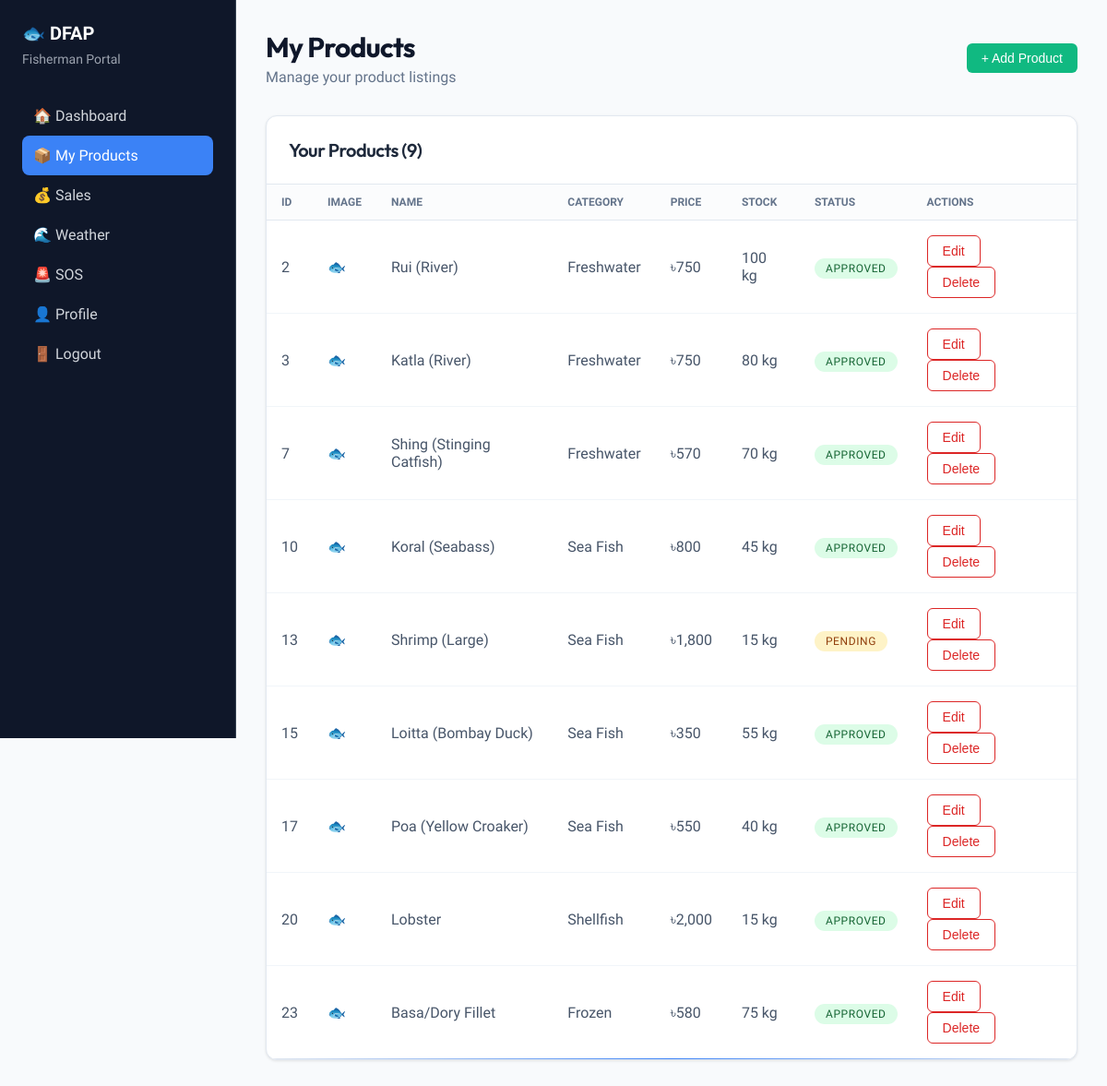
The page /views/User/upload-product.php (signed in) on the database its author committed.
### tables this page shows
CREATE TABLE IF NOT EXISTS products (
    product_id INT PRIMARY KEY AUTO_INCREMENT,
    name VARCHAR(255) NOT NULL,
    description TEXT,
    price DECIMAL(10,2) NOT NULL,
    category ENUM('Freshwater', 'Sea Fish', 'Shellfish', 'Dried Fish', 'Frozen') NOT NULL,
    image VARCHAR(255) DEFAULT '🐟',
    stock_quantity INT DEFAULT 0,
    unit VARCHAR(50) DEFAULT 'kg',
    seller_id INT,
    is_active BOOLEAN DEFAULT TRUE,
    approval_status ENUM('pending', 'approved', 'rejected') DEFAULT 'pending',
    created_at TIMESTAMP DEFAULT CURRENT_TIMESTAMP,
    updated_at TIMESTAMP DEFAULT CURRENT_TIMESTAMP ON UPDATE CURRENT_TIMESTAMP,
    FOREIGN KEY (seller_id) REFERENCES users(user_id) ON DELETE SET NULL,
    INDEX idx_category (category),
    INDEX idx_active (is_active),
    INDEX idx_seller (seller_id),
    INDEX idx_approval (approval_status)
);

### models/database.php (called while the page is built, shortened)
<?php
class Database {
    private static $instance = null;
    private $pdo;
    private function __construct() {
        $host = 'localhost';
        $dbname = 'dfap_db';
        $username = 'root';
        $password = '';
        try {
            $this->pdo = new PDO(
                "mysql:host=$host;dbname=$dbname;charset=utf8mb4",
                $username,
                $password,
                [
                    PDO::ATTR_ERRMODE => PDO::ERRMODE_EXCEPTION,
                    PDO::ATTR_DEFAULT_FETCH_MODE => PDO::FETCH_ASSOC,
                    PDO::ATTR_EMULATE_PREPARES => false,
                ]
            );
        } catch (PDOException $e) {
            die("Database connection failed: " . $e->getMessage());
        }
    }
    public static function getInstance() {
        if (self::$instance === null) {
            self::$instance = new self();
        }
        return self::$instance;
    }
    public function getConnection() {
        return $this->pdo;
    }
}
function getDB() {
    return Database::getInstance()->getConnection();
}
?>

### models/Product.php (called while the page is built, shortened)
<?php
require_once 'database.php';
class Product {
    private $pdo;
    public function __construct() {
        try {
            $this->pdo = getDB();
        } catch (Exception $e) {
            $this->pdo = null;
        }
    }
    public function getBySeller($sellerId) {
        try {
            $stmt = $this->pdo->prepare("SELECT * FROM products WHERE seller_id = ? ORDER BY created_at DESC");
            $stmt->execute([$sellerId]);
            return $stmt->fetchAll();
        } catch (PDOException $e) {
            return [];
        }
    }
}
?>

### views/User/upload-product.php (the view, shortened to what this page needs)
<?php
try {
    require_once '../../models/Product.php';
    $productModel = new Product();
    $products = $productModel->getBySeller($_SESSION['user_id']);
} catch (Exception $e) {
    $products = [];
}
?>
<!DOCTYPE html>
<html lang="en">
<head>
    <link rel="stylesheet" href="Css/style.css">
    <link rel="stylesheet" href="Css/dashboard.css">
</head>
<body>
    <div class="sidebar">
        <div class="sidebar-header">
            <div class="sidebar-logo">🐟 DFAP</div>
            <div class="sidebar-subtitle"><?php echo ucfirst($_SESSION['role']); ?> Portal</div>
        </div>
        <nav class="sidebar-nav">
            <a href="<?php echo $_SESSION['role']; ?>.php" class="nav-item">🏠 Dashboard</a>
            <a href="upload-product.php" class="nav-item active">📦 My Products</a>
            <?php if ($_SESSION['role'] == 'farmer'): ?>
                <a href="#" class="nav-item">📊 Sensors</a>
                <a href="#" class="nav-item">🐟 Products</a>
                <a href="#" class="nav-item">👨‍🔬 Expert Advice</a>
                <a href="#" class="nav-item">📜 Grants</a>
            <?php else: ?>
                <a href="#" class="nav-item">💰 Sales</a>
                <a href="#" class="nav-item">🌊 Weather</a>
                <a href="#" class="nav-item">🚨 SOS</a>
            <?php endif; ?>
            <a href="../profile.php" class="nav-item">👤 Profile</a>
            <a href="../../?logout=1" class="nav-item">🚪 Logout</a>
        </nav>
    </div>
    <div class="main-content">
        <div class="dashboard-header">
            <div>
                <h1 class="dashboard-title">My Products</h1>
                <p class="dashboard-subtitle">Manage your product listings</p>
            </div>
            <button class="btn-primary" onclick="showAddForm()">+ Add Product</button>
        </div>
        <div class="data-table">
            <div class="table-header">
                <h2 class="table-title">Your Products (<?php echo count($products); ?>)</h2>
            </div>
            <div class="table-content">
                <table>
                    <thead>
                        <tr>
                            <th>ID</th>
                            <th>Image</th>
                            <th>Name</th>
                            <th>Category</th>
                            <th>Price</th>
                            <th>Stock</th>
                            <th>Status</th>
                            <th class="text-right">Actions</th>
                        </tr>
                    </thead>
                    <tbody>
                        <?php foreach ($products as $product): ?>
                        <tr>
                            <td><?php echo $product['product_id']; ?></td>
                            <td><?php echo $product['image']; ?></td>
                            <td><?php echo htmlspecialchars($product['name']); ?></td>
                            <td><?php echo htmlspecialchars($product['category']); ?></td>
                            <td>৳<?php echo number_format($product['price'], 0); ?></td>
                            <td><?php echo $product['stock_quantity'] ?? 0; ?> <?php echo htmlspecialchars($product['unit'] ?? 'kg'); ?></td>
                            <td><span class="status-badge <?php
                                $status = $product['approval_status'] ?? 'pending';
                                echo $status === 'approved' ? 'approved' : ($status === 'pending' ? 'pending' : 'rejected');
                            ?>"><?php echo ucfirst($status); ?></span></td>
                            <td class="text-right">
                                <button class="btn-outline" onclick="editProduct(<?php echo $product['product_id']; ?>)">Edit</button>
                                <form method="post" style="display:inline;">
                                    <button type="submit" name="delete_product" class="btn-outline" onclick="return confirm('Delete this product?')">Delete</button>
                                </form>
                            </td>
                        </tr>
                        <?php endforeach; ?>
                    </tbody>
                </table>
            </div>
        </div>
    </div>
</body>
</html>

### views/User/Css/style.css (style rules this page uses)
:root { --font-display: 'Outfit', sans-serif; --font-body: 'Plus Jakarta Sans', sans-serif; --background: hsl(210, 40%, 98%); --foreground: hsl(222, 47%, 11%); --primary: hsl(215, 85%, 45%); --primary-foreground: hsl(210, 40%, 98%); --secondary: hsl(210, 60%, 94%); --muted: hsl(210, 20%, 96%); --muted-foreground: hsl(215, 16%, 47%); --accent: hsl(15, 85%, 55%); --destructive: hsl(0, 84%, 60%); --border: hsl(214, 32%, 91%); --card: hsl(0, 0%, 100%); --radius: 0.75rem; }
* { margin: 0; padding: 0; box-sizing: border-box; }
body { font-family: var(--font-body); min-height: 100vh; background: var(--background); color: var(--foreground); -webkit-font-smoothing: antialiased; }
h1, h2, h3, h4, h5, h6 { font-family: var(--font-display); letter-spacing: -0.025em; }
.sidebar { position: fixed; left: 0; top: 0; height: 100vh; width: 16rem; background: hsl(222, 47%, 11%); border-right: 1px solid #374151; padding: 1.5rem; z-index: 10; color: white; }
.sidebar-header { margin-bottom: 2rem; }
.sidebar-logo { font-size: 1.25rem; font-weight: bold; color: white; margin-bottom: 0.5rem; }
.sidebar-subtitle { font-size: 0.875rem; color: #9ca3af; }
.sidebar-nav { space-y: 0.5rem; }
.nav-item { display: block; padding: 0.75rem; border-radius: 0.5rem; color: #d1d5db; text-decoration: none; transition: background 0.2s; }
.nav-item.active { background: #3b82f6; color: white; }
.main-content { margin-left: 16rem; padding: 2rem; background: hsl(var(--background)); min-height: 100vh; }
.dashboard-header { display: flex; justify-content: space-between; align-items: center; margin-bottom: 2rem; }
.dashboard-title { font-size: 1.875rem; font-weight: bold; color: #0f172a; margin-bottom: 0.25rem; }
.dashboard-subtitle { color: #64748b; }
.status-badge { padding: 0.25rem 0.75rem; border-radius: 9999px; font-size: 0.75rem; font-weight: 500; text-transform: uppercase; letter-spacing: 0.05em; }
.status-badge.approved { background: #dcfce7; color: #166534; }
.status-badge.pending { background: #fef3c7; color: #92400e; }
.data-table { background: white; border-radius: 0.75rem; box-shadow: 0 1px 3px 0 rgba(0, 0, 0, 0.1); border: 1px solid #e2e8f0; overflow: hidden; }
.table-header { padding: 1.5rem; border-bottom: 1px solid #e2e8f0; }
.table-title { font-size: 1.25rem; font-weight: 600; color: #1e293b; }
.table-content { overflow-x: auto; }
table { width: 100%; border-collapse: collapse; }
thead { background: rgba(248, 250, 252, 0.5); }
th { padding: 0.75rem 1rem; text-align: left; font-size: 0.75rem; font-weight: 600; color: #64748b; text-transform: uppercase; border-bottom: 1px solid #e2e8f0; }
td { padding: 1rem; border-bottom: 1px solid #f1f5f9; color: #475569; }
.btn-outline { padding: 0.5rem 1rem; border: 1px solid #dc2626; color: #dc2626; background: transparent; border-radius: 0.375rem; font-size: 0.875rem; cursor: pointer; transition: background 0.2s; margin-right: 0.5rem; }
.btn-primary { padding: 0.5rem 1rem; background: #10b981; color: white; border: none; border-radius: 0.375rem; font-size: 0.875rem; cursor: pointer; transition: background 0.2s; }

### views/User/Css/dashboard.css (style rules this page uses)
.sidebar { transition: transform 0.3s ease; }
.data-table { position: relative; }
.data-table::after { content: ''; position: absolute; bottom: 0; left: 0; right: 0; height: 1px; background: linear-gradient(90deg, #e2e8f0, #3b82f6, #e2e8f0); }
.btn-primary, .btn-outline, .add-cart-btn, .assistant-btn { position: relative; overflow: hidden; }
.btn-primary::before, .btn-outline::before, .add-cart-btn::before, .assistant-btn::before { content: ''; position: absolute; top: 50%; left: 50%; width: 0; height: 0; background: rgba(255, 255, 255, 0.2); border-radius: 50%; transform: translate(-50%, -50%); transition: width 0.6s, height 0.6s; }

### rows shown on the page
products: product_id "2", image "🐟", name "Rui (River)", category "Freshwater", price "750", stock_quantity "100", unit "kg", approval_status "APPROVED"
products: product_id "3", image "🐟", name "Katla (River)", category "Freshwater", price "750", stock_quantity "80", unit "kg", approval_status "APPROVED"
products: product_id "7", image "🐟", name "Shing (Stinging Catfish)", category "Freshwater", price "570", stock_quantity "70", unit "kg", approval_status "APPROVED"
products: product_id "10", image "🐟", name "Koral (Seabass)", category "Sea Fish", price "800", stock_quantity "45", unit "kg", approval_status "APPROVED"
products: product_id "13", image "🐟", name "Shrimp (Large)", category "Sea Fish", price "1,800", stock_quantity "15", unit "kg", approval_status "PENDING"
products: product_id "15", image "🐟", name "Loitta (Bombay Duck)", category "Sea Fish", price "350", stock_quantity "55", unit "kg", approval_status "APPROVED"
products: product_id "17", image "🐟", name "Poa (Yellow Croaker)", category "Sea Fish", price "550", stock_quantity "40", unit "kg", approval_status "APPROVED"
products: product_id "20", image "🐟", name "Lobster", category "Shellfish", price "2,000", stock_quantity "15", unit "kg", approval_status "APPROVED"
products: product_id "23", image "🐟", name "Basa/Dory Fillet", category "Frozen", price "580", stock_quantity "75", unit "kg", approval_status "APPROVED"

### other values the page prints
$_SESSION['role'] "Fisherman"
count($products) "9"
